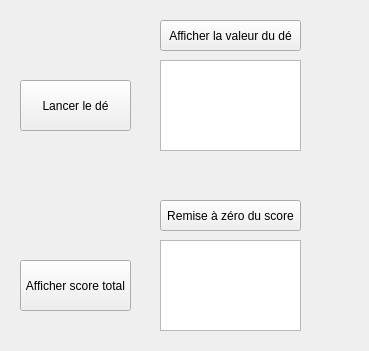
<?xml version="1.0" encoding="UTF-8"?>
<ui version="4.0">
 <class>LancerDeClass</class>
 <widget class="QWidget" name="LancerDeClass">
  <property name="geometry">
   <rect>
    <x>0</x>
    <y>0</y>
    <width>369</width>
    <height>351</height>
   </rect>
  </property>
  <property name="windowTitle">
   <string>LancerDe</string>
  </property>
  <widget class="QPushButton" name="showValueDeButton">
   <property name="geometry">
    <rect>
     <x>160</x>
     <y>20</y>
     <width>141</width>
     <height>31</height>
    </rect>
   </property>
   <property name="text">
    <string>Afficher la valeur du dé</string>
   </property>
  </widget>
  <widget class="QPushButton" name="startDeButton">
   <property name="geometry">
    <rect>
     <x>20</x>
     <y>80</y>
     <width>111</width>
     <height>51</height>
    </rect>
   </property>
   <property name="text">
    <string>Lancer le dé</string>
   </property>
  </widget>
  <widget class="QPlainTextEdit" name="showTextDeValue">
   <property name="geometry">
    <rect>
     <x>160</x>
     <y>60</y>
     <width>141</width>
     <height>91</height>
    </rect>
   </property>
  </widget>
  <widget class="QPlainTextEdit" name="showTextTotalScoreValue">
   <property name="geometry">
    <rect>
     <x>160</x>
     <y>240</y>
     <width>141</width>
     <height>91</height>
    </rect>
   </property>
  </widget>
  <widget class="QPushButton" name="resetTotalScoreButto">
   <property name="geometry">
    <rect>
     <x>160</x>
     <y>200</y>
     <width>141</width>
     <height>31</height>
    </rect>
   </property>
   <property name="text">
    <string>Remise à zéro du score</string>
   </property>
  </widget>
  <widget class="QPushButton" name="showTotalScoreButton">
   <property name="geometry">
    <rect>
     <x>20</x>
     <y>260</y>
     <width>111</width>
     <height>51</height>
    </rect>
   </property>
   <property name="text">
    <string>Afficher score total</string>
   </property>
  </widget>
 </widget>
 <layoutdefault spacing="6" margin="11"/>
 <resources>
  <include location="LancerDe.qrc"/>
 </resources>
 <connections>
  <connection>
   <sender>startDeButton</sender>
   <signal>clicked()</signal>
   <receiver>LancerDeClass</receiver>
   <slot>startDeButtonClicked()</slot>
   <hints>
    <hint type="sourcelabel">
     <x>75</x>
     <y>105</y>
    </hint>
    <hint type="destinationlabel">
     <x>184</x>
     <y>175</y>
    </hint>
   </hints>
  </connection>
  <connection>
   <sender>showValueDeButton</sender>
   <signal>clicked()</signal>
   <receiver>LancerDeClass</receiver>
   <slot>showValueDeButtonClicked()</slot>
   <hints>
    <hint type="sourcelabel">
     <x>230</x>
     <y>35</y>
    </hint>
    <hint type="destinationlabel">
     <x>184</x>
     <y>175</y>
    </hint>
   </hints>
  </connection>
  <connection>
   <sender>showTotalScoreButton</sender>
   <signal>clicked()</signal>
   <receiver>LancerDeClass</receiver>
   <slot>showTotalScoreButtonClicked()</slot>
   <hints>
    <hint type="sourcelabel">
     <x>75</x>
     <y>285</y>
    </hint>
    <hint type="destinationlabel">
     <x>184</x>
     <y>175</y>
    </hint>
   </hints>
  </connection>
  <connection>
   <sender>resetTotalScoreButto</sender>
   <signal>clicked()</signal>
   <receiver>LancerDeClass</receiver>
   <slot>resetTotalScoreButtonClicked()</slot>
   <hints>
    <hint type="sourcelabel">
     <x>230</x>
     <y>215</y>
    </hint>
    <hint type="destinationlabel">
     <x>184</x>
     <y>175</y>
    </hint>
   </hints>
  </connection>
 </connections>
 <slots>
  <slot>startDeButtonClicked()</slot>
  <slot>showValueDeButtonClicked()</slot>
  <slot>showTotalScoreButtonClicked()</slot>
  <slot>resetTotalScoreButtonClicked()</slot>
 </slots>
</ui>
